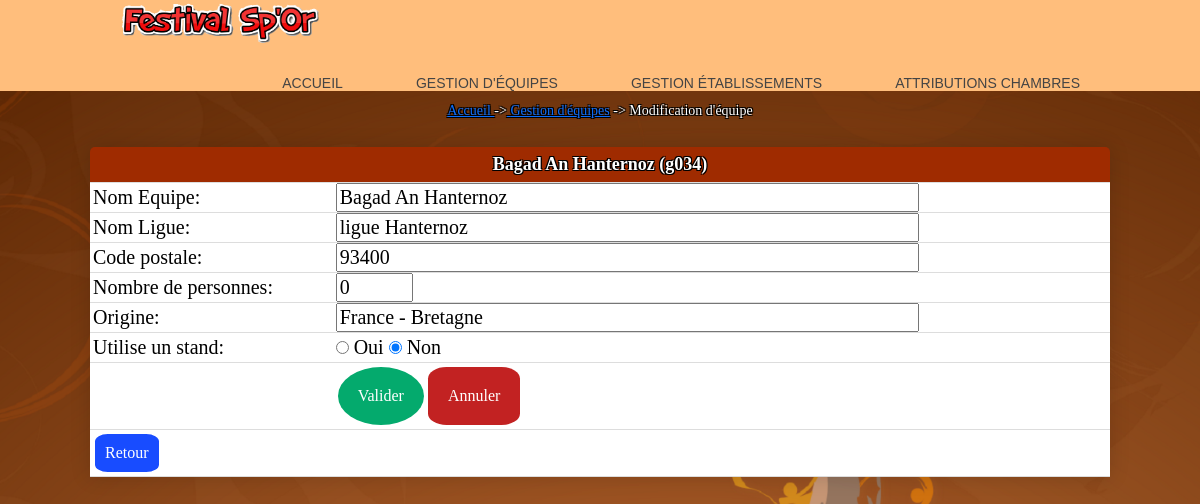
/modificationEquipe.php?action=demanderModifEqu&id=g034, run on an earlier commit of the app's database.
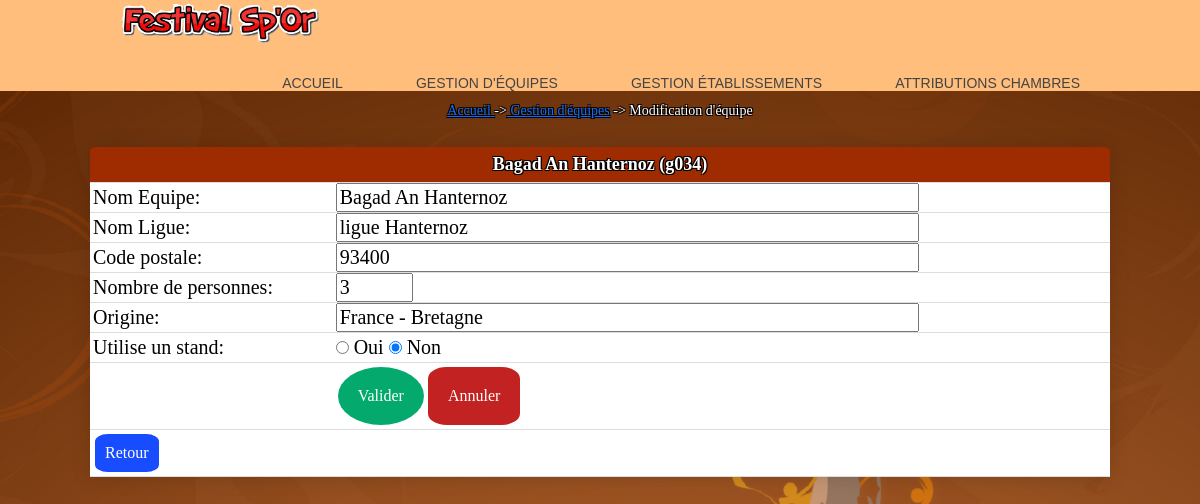
And on a later commit of the database.
### tables this page shows
create table Groupe
(
	id char(4) not null, 
	nom varchar(40) not null, 
	identiteResponsable varchar(40) not null,
	adressePostale varchar(120) not null,
	nombrePersonnes integer not null, 
	nomPays varchar(40) not null, 
	hebergement char(1) not null,
	stand boolean not null,
	constraint pk_Groupe primary key(id)
);

### _gestionBase.inc.php (called while the page is built, shortened)
<?php
   $hote="localhost";
   $login="root";
   $mdp="";
   try{
      $connexion = new PDO("mysql:host=$hote;dbname=festival", $login, $mdp);
      $connexion->exec("set names utf8");
      return $connexion;
   }
   catch(PDOException $e){
      echo "Erreur :" . $e->getMessage();
      die();
   }
function obtenirDetailEquipe($connexion, $id)
{
   $req="SELECT * from Groupe where id='$id'";
   $rsEtab=$connexion->query($req);
   return $rsEtab->fetchAll();
}
?>

### modificationEquipe.php (the view, shortened to what this page needs)
<?php
include("_debut.inc.php");
include("_gestionBase.inc.php");
echo "<br><p align='center' class='textArianne'><a  href = 'index.php'> Accueil </a> -><A href='gestionEquipe.php'> Gestion d'équipes</a> -> Modification d'équipe </p> <br>";
$action=$_REQUEST['action'];
$id=$_REQUEST['id'];
if ($action=='demanderModifEqu')
{
   $lgEqu=obtenirDetailEquipe($connexion, $id);
   foreach ($lgEqu as $row) {
      $nom=$row['nom'];
      $identiteResponsable=$row['identiteResponsable'];
      $adressePostale=$row['adressePostale'];
      $nombrePersonnes=$row['nombrePersonnes'];
      $nomPays=$row['nomPays'];
      $stand=$row['stand'];
   }
}
echo "
<form method='POST' action='modificationEquipe.php?'>
   <input type='hidden' value='validerModifEqu' name='action'>
   <table width='85%' cellspacing='0' cellpadding='0' align='center'
   class='content-table'>
      <thead>
      <tr>
         <th colspan='3'>".$nom." (".$id.")</th>
      </tr>
      </thead>
      <tr>
         <th><input type='hidden' value=".$id." name='id'></th>
      </tr>
";
      echo '
      <tr>
         <td> Nom Equipe: </td>
         <td><input type="text" value="'.$nom.'" name="nom" size="50"
         maxlength="45" required></td>
      </tr>
      <tr>
         <td> Nom Ligue: </td>
         <td><input type="text" value="'.$identiteResponsable.'" name="identiteResponsable" size="50"
         maxlength="45" required></td>
      </tr>
      <tr>
         <td> Code postale: </td>
         <td><input type="text" value="'.$adressePostale.'" name="adressePostale" size="50"
         maxlength="45" required></td>
      </tr>
      <tr>
         <td> Nombre de personnes: </td>
         <td><input type="text" value="'.$nombrePersonnes.'" name="nombrePersonnes"
         size="4" maxlength="4" required></td>
      </tr>
      <tr>
         <td> Origine: </td>
         <td><input type="text" value="'.$nomPays.'" name="nomPays"
         size="50" maxlength="50" required></td>
      </tr>';
      echo'
      <tr>
         <td> Utilise un stand: </td>
         <td>';
            if ($stand==1)
            {
               echo "
               <input type='radio' name='stand' value='1' checked >
               Oui
               <input type='radio' name='stand' value='0' >  Non";
             }
             else
             {
                echo "
                <input type='radio' name='stand' value='1'>
                Oui
                <input type='radio' name='stand' value='0' checked> Non";
              }
              echo'
           </td>
         </tr>
      <tr>
         <td align="right">
         </td>
         <td align="left"><input class="buttonTab" type="submit" value="Valider" name="valider"><input class="buttonCréa" type="reset" value="Annuler" name="annuler">
         </td>
      </tr>
      <tr>
         <td colspan="2" align="center"><a class="buttonRetour" href="gestionEquipe.php">Retour</a>
         </td>
      </tr>
   </table>';
   echo "
</form>";
?>

What changed in the data, as far as the page shows it:
changed groupe "Bagad An Hanternoz": nombrePersonnes "0" → "3"
